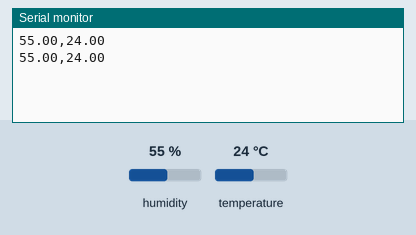
This sketch was run on a simulated Arduino Uno, built with avr-gcc and run on an emulated ATmega328P. Parts: the last lines printed to the serial monitor. The inputs (shaded band) are chosen by the test bench; at power-on: humidity 55 %, temperature 24 °C.

Above: at 4.8 s.
4.9 s: humidity set to 22 %
At 6.8 s:
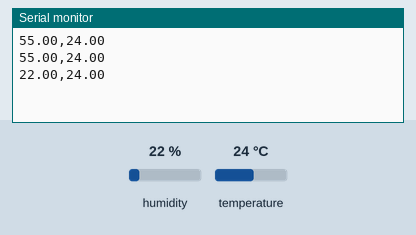
7.9 s: temperature set to 12 °C
At 9.2 s:
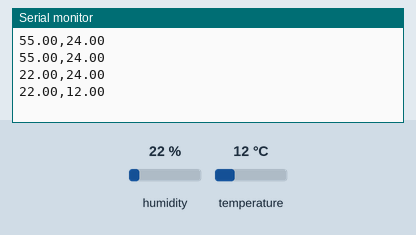
10.9 s: humidity set to 40 %
At 12.8 s:
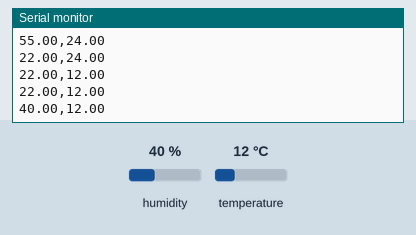
Timing chart, 0 to 14.3 s (numbered marks = the images above; inputs shaded):
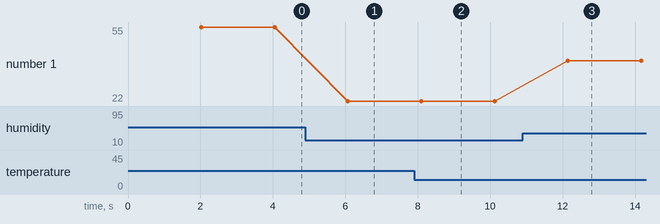

The sketch:

TempHumidityWithDHT22Try1.ino
```cpp
#include <DHT.h>

//#define DHTPIN 2     // what digital pin we're connected to
#define DHTPIN 8

// Uncomment whatever type you're using!
#define DHTTYPE DHT11   // DHT 11
//#define DHTTYPE DHT22   // DHT 22  (AM2302), AM2321
//#define DHTTYPE DHT21   // DHT 21 (AM2301)

// Connect pin 1 (on the left) of the sensor to +5V
// NOTE: If using a board with 3.3V logic like an Arduino Due connect pin 1
// to 3.3V instead of 5V!
// Connect pin 2 of the sensor to whatever your DHTPIN is
// Connect pin 4 (on the right) of the sensor to GROUND
// Connect a 10K resistor from pin 2 (data) to pin 1 (power) of the sensor

// Initialize DHT sensor.
// Note that older versions of this library took an optional third parameter to
// tweak the timings for faster processors.  This parameter is no longer needed
// as the current DHT reading algorithm adjusts itself to work on faster procs.
DHT dht(DHTPIN, DHTTYPE);

void setup() {
  Serial.begin(9600);
//  Serial.println("DHTxx test!");

  dht.begin();
}

void loop() {
  // Wait a few seconds between measurements.
  delay(2000);

  // Reading temperature or humidity takes about 250 milliseconds!
  // Sensor readings may also be up to 2 seconds 'old' (its a very slow sensor)
  float h = dht.readHumidity();
  // Read temperature as Celsius (the default)
  float t = dht.readTemperature();
  // Read temperature as Fahrenheit (isFahrenheit = true)
  float f = dht.readTemperature(true);

  // Check if any reads failed and exit early (to try again).
  if (isnan(h) || isnan(t) || isnan(f)) {
    Serial.println("Failed to read from DHT sensor!");
    return;
  }

  // Compute heat index in Fahrenheit (the default)
  float hif = dht.computeHeatIndex(f, h);
  // Compute heat index in Celsius (isFahreheit = false)
  float hic = dht.computeHeatIndex(t, h, false);

//  Serial.print("Humidity: ");
//  Serial.print(h);
//  Serial.println(" %\t");
//  Serial.print("Temperature: ");
//  Serial.print(t);
//  Serial.println(" *C ");

  Serial.print(h);
  Serial.print(",");
  Serial.println(t);

//  Serial.print(f);
//  Serial.println(" *F\t");
//  Serial.print(" *F\t");
//  Serial.print("Heat index: ");
//  Serial.print(hic);
//  Serial.print(" *C ");
//  Serial.print(hif);
//  Serial.println(" *F");
}
```

Measured:
- after the input at 4.9 s, the serial monitor: prints a new line after 1.2 s (image 1)
- after the input at 7.9 s, the serial monitor: prints a new line after 0.20 s (image 2)
- after the input at 10.9 s, the serial monitor: prints a new line after 1.2 s (image 3)
- plotted number 1: 55 → 22 after the input at 4.9 s, 22 → 40 after the input at 10.9 s
